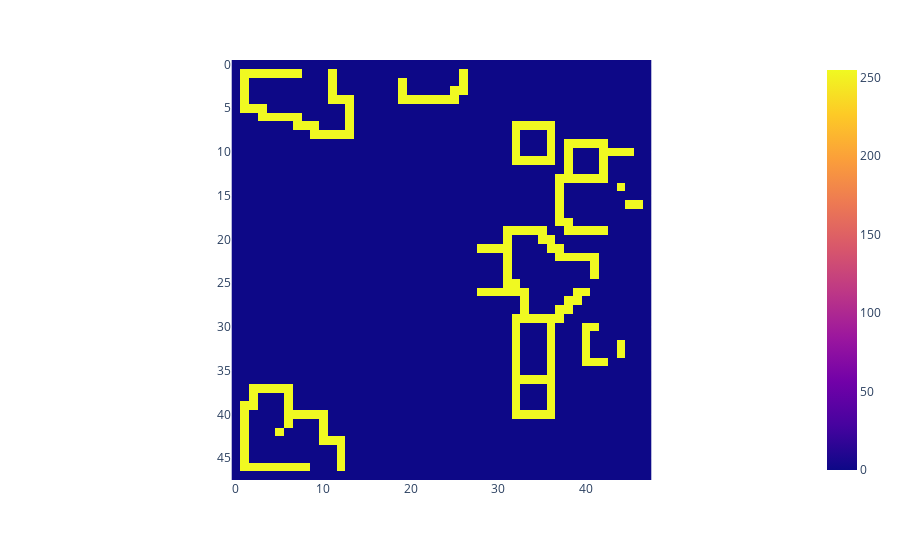
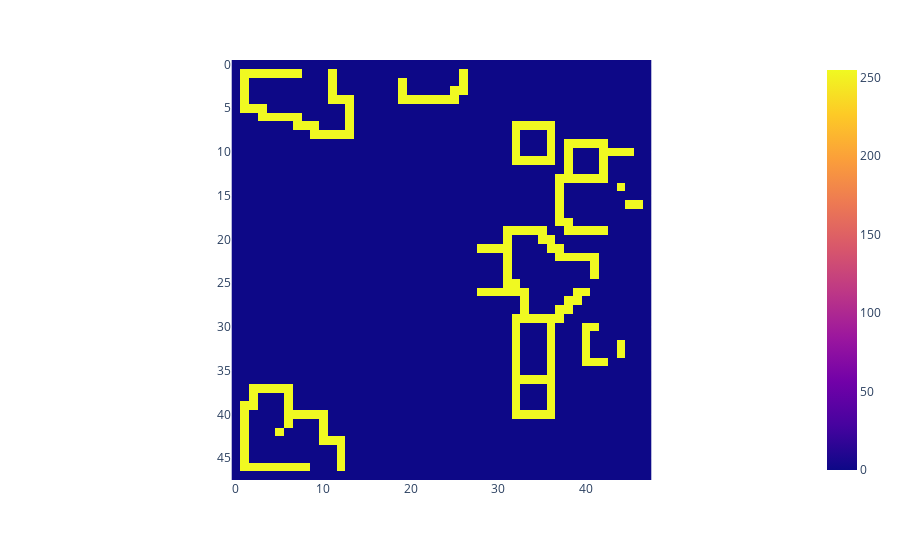

The notebook cell saved with these charts, in order:
### Code cell
# imports from support files with class and functions
import default_agent
import lux_functions

# recreate our agents and run
player0 = env.agents[0]
player1 = env.agents[1]
agents = {
    player0: Agent_007(env.agents[0], env.state.env_cfg), 
    player1: default_agent.Agent_Default(env.agents[1], env.state.env_cfg)
}


lux_functions.interact(env=env, agents=agents, steps=400, video=False)

### Figure 1 — Plotly figure (JSON) as saved in the notebook; plotly's stock layout.template omitted (floating-point values rounded to 4 significant figures; data arrays with more than 128 entries replaced by an {"elided": "..."} marker saying what was removed)
{"data": [{"coloraxis": "coloraxis", "hovertemplate": "x: %{x}<br>y: %{y}<br>color: %{z}<extra></extra>", "name": "0", "type": "heatmap", "xaxis": "x", "yaxis": "y", "z": {"elided": "48x48 int values"}}], "layout": {"coloraxis": {"colorscale": [[0, "#0d0887"], [0.1111, "#46039f"], [0.2222, "#7201a8"], [0.3333, "#9c179e"], [0.4444, "#bd3786"], [0.5556, "#d8576b"], [0.6667, "#ed7953"], [0.7778, "#fb9f3a"], [0.8889, "#fdca26"], [1, "#f0f921"]]}, "margin": {"t": 60}, "xaxis": {"anchor": "y", "constrain": "domain", "domain": [0, 1], "scaleanchor": "y"}, "yaxis": {"anchor": "x", "autorange": "reversed", "constrain": "domain", "domain": [0, 1]}}}

### Figure 2 — Plotly figure (JSON) as saved in the notebook; plotly's stock layout.template omitted (floating-point values rounded to 4 significant figures; data arrays with more than 128 entries replaced by an {"elided": "..."} marker saying what was removed)
{"data": [{"coloraxis": "coloraxis", "hovertemplate": "x: %{x}<br>y: %{y}<br>color: %{z}<extra></extra>", "name": "0", "type": "heatmap", "xaxis": "x", "yaxis": "y", "z": {"elided": "48x48 int values"}}], "layout": {"coloraxis": {"colorscale": [[0, "#0d0887"], [0.1111, "#46039f"], [0.2222, "#7201a8"], [0.3333, "#9c179e"], [0.4444, "#bd3786"], [0.5556, "#d8576b"], [0.6667, "#ed7953"], [0.7778, "#fb9f3a"], [0.8889, "#fdca26"], [1, "#f0f921"]]}, "margin": {"t": 60}, "xaxis": {"anchor": "y", "constrain": "domain", "domain": [0, 1], "scaleanchor": "y"}, "yaxis": {"anchor": "x", "autorange": "reversed", "constrain": "domain", "domain": [0, 1]}}}
